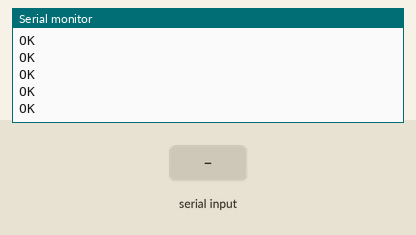
Recording of a sketch running on a simulated Arduino Nano, built with avr-gcc and run on an emulated ATmega328P. Shown: the last lines printed to the serial monitor. Inputs (shaded band) come from the test bench. The modem accepts every AT command (registered, SIM ready, sends succeed) and sends nothing else.

Above: at 6.4 s.
6.5 s: "1" received over the second serial link
At 7.6 s:
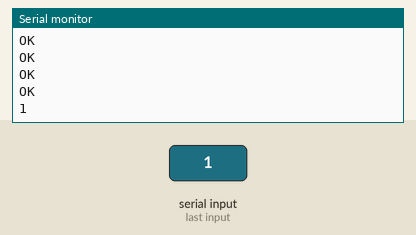
8.2 s: "0" received over the second serial link
At 9.0 s:
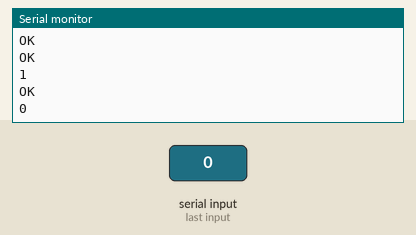
9.7 s: "2" received over the second serial link
At 10.5 s:
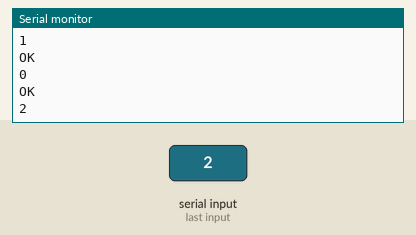

Measured:
- after the input at 6.5 s, the serial monitor: prints a new line after 0.29 s (image 1)
- after the input at 8.2 s, the serial monitor: prints a new line after 0.17 s (image 2)
- after the input at 9.7 s, the serial monitor: prints a new line after 0.24 s (image 3)

The sketch:

bluno_nano_code_v1.0.ino
```cpp
#include <SoftwareSerial.h>
#include "temperature.h"

SoftwareSerial mySerial(10, 11); // RX, TX pins on Bluno Nano

const char* deviceName = "Bluno Nano Device";
const char* serviceUUID = "19B10010-E8F2-537E-4F6C-D104768A1214";
const char* characteristicUUID = "19B10012-E8F2-537E-4F6C-D104768A1214";

void setup() {
  Serial.begin(9600);
  mySerial.begin(9600); // Set the baud rate according to your Bluno Nano's firmware

  delay(1000); // Wait for Bluno Nano to initialize

  // Configure Bluno Nano as a BLE peripheral
  sendCommand("AT+ROLE1"); // Set the Bluno Nano as a peripheral
  sendCommand("AT+IMME1"); // Enable immediate advertising
  sendCommand("AT+RESET"); // Reset the Bluno Nano

  // Set the device name
  sendCommand("AT+NAME" + String(deviceName));

  // Create the service and characteristic
  sendCommand("AT+UUID" + String(serviceUUID)); // Set the custom service UUID
  sendCommand("AT+CHAR" + String(characteristicUUID) + ",16,20,20"); // Set the custom characteristic UUID, properties, and value length

  // Start advertising the custom service
  sendCommand("AT+ADVDATA1,07,09,42,4C,55,4E,4F"); // Set the manufacturer data for the advertising packet
  sendCommand("AT+ADVEN1"); // Enable advertising
}

void loop() {
  // Main loop
  delay(1000);

  // Send data on the characteristic
  String data = "Hello, Bluno Nano!";
  sendCommand("AT+CHAR" + String(characteristicUUID) + ",3," + String(data.length()) + "," + data); // Write data to the characteristic
}

void sendCommand(String command) {
  mySerial.println(command);
  delay(500);

  while (mySerial.available()) {
    Serial.write(mySerial.read());
  }
}
```

temperature.h
```cpp
#include <OneWire.h>  // Required Library

#define TEMPERATURE_SENSOR_PIN 8 // Digital pin

//Temperature chip i/o
OneWire ds(TEMPERATURE_SENSOR_PIN);  // Object creation

// Function for reading temperature
float readTemperature() {
  //returns the temperature from one DS18S20 in DEG Celsius

  byte data[12];
  byte addr[8];

  if (!ds.search(addr)) {
    //no more sensors on chain, reset search
    ds.reset_search();
    return -1000;
  }

  if (OneWire::crc8(addr, 7) != addr[7]) {
    Serial.println("CRC is not valid!");
    return -1000;
  }

  if (addr[0] != 0x10 && addr[0] != 0x28) {
    Serial.print("Device is not recognized");
    return -1000;
  }

  ds.reset();
  ds.select(addr);
  ds.write(0x44, 1);  // start conversion, with parasite power on at the end

  ds.reset();
  ds.select(addr);
  ds.write(0xBE);  // Read Scratchpad


  for (int i = 0; i < 9; i++) {  // we need 9 bytes
    data[i] = ds.read();
  }

  ds.reset_search();

  byte MSB = data[1];
  byte LSB = data[0];

  float tempRead = ((MSB << 8) | LSB);  //using two's compliment
  float TemperatureSum = tempRead / 16;

  return TemperatureSum;
}

// Function for sending temperature
// void sendTemperature() {
//   float tempe = readTemperature(); // Getting temperature from sensor
//   //float tempe = (float) generateRealRandom(0,100);
//   String data = (String)tempe;  // Convert it into String
//   send_data(temperatureCharacteristic, data); // Send data on it's characteristic
// }
```
